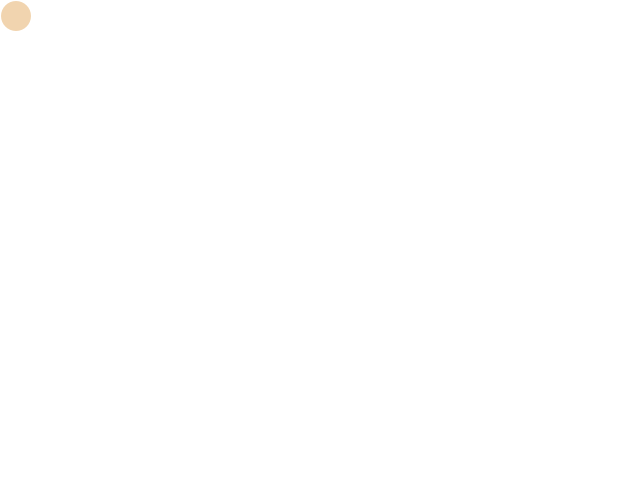
Frame 1 (no input)
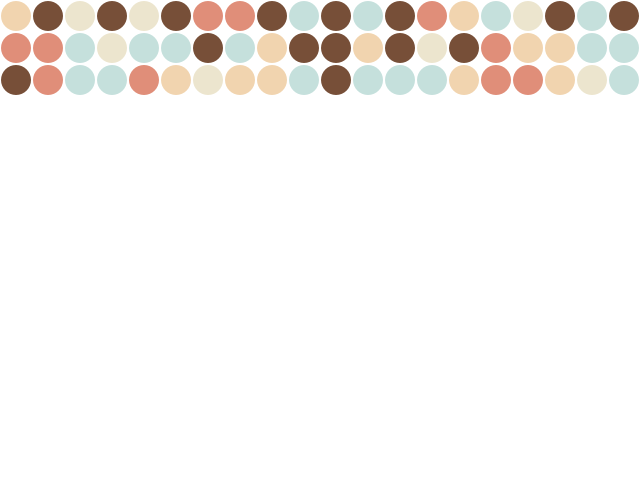
Frame 60 (the mouse pressed at the canvas centre just before this capture)
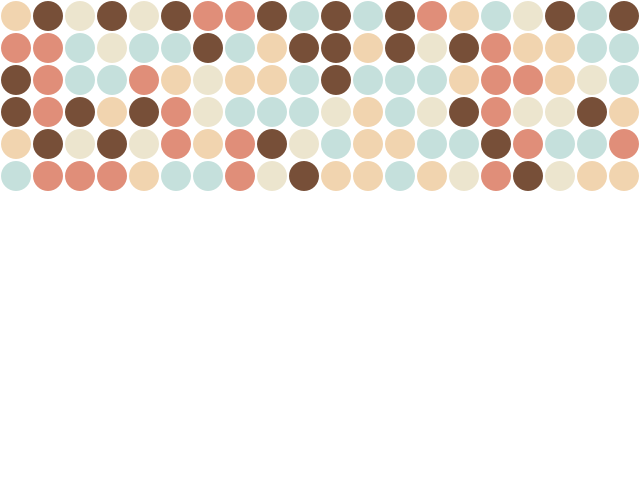
Frame 120 (the mouse held since frame 60 and released just before this capture)

The Processing sketch that drew these frames (run headless with seeded random() and noise(); from frame 60 on, the mouse is pressed at the canvas centre):

// Processing sketch: LSI12_CirculosArray
// ── LSI12_CirculosArray.pde
/* __   ________  ___  ___ _______
  / /  / __/  _/ |_  |/ _ <  / __/
 / /___\ \_/ /  / __// // / /__ \
/____/___/___/ /____/\___/_/____/

Aula de 24/04/2015:
Desenha sucessivamente circulos de uma entre cinco cores aleatórias (bom exemplo, com um array). Comparem com o LSI11.
Por Eduardo Morais / FBAUP - www.eduardomorais.pt/fbaup/
*/

/*
Declarações de variáveis:
*/
int px = 1; // posição do 'cursor'
int py = 1;
color[] cor; // declaramos um array (uma 'lista') de variaveis tipo color.

/*
Função setup():
Executada automaticamente no início do programa:
*/
void setup() {
  size(640, 480);
  background(255);
  noStroke();
  ellipseMode(CORNER);

  // temos que dizer quantos elementos terá o array antes de o preenchermos.
  // escreve-se assim:
  cor = new color[5];

  // vamos dar cor aos cinco elementos do nosso array
  // usamos uma paleta retirada do site ColourLovers
  cor[0] = color(#C5E0DC);
  cor[1] = color(#774F38);
  cor[2] = color(#E08E79);
  cor[3] = color(#F1D4AF);
  cor[4] = color(#ECE5CE);
  // MUITO IMPORTANTE!
  // os computadores contam do zero. cinco elementos = elementos de 0 a 4.
}


/*
Função draw():
Executada repetidamente a cada 'frame'/fotograma de animação.
*/
void draw() {
  // numero inteiro à sorte entre 0 e 4:
  int s = floor(random(0, 5));
  // a função floor arredonda sempre para baixo (ex. 4.9999 passa a 4)

  // basta-nos dizer que queremos que o enchimento seja com o elemento s do array cor.
  // já não precisamos de 5, 10, 50, 200 IFs!
  fill(cor[s]);

  // desenha o circulo:
  ellipse(px, py, 30, 30);

  // avança o 'cursor' 32 pixels para a direita:
  px = px + 32;
  // mas se chegou ao fim da 'linha', avança 32 pixels para baixo e volta para a esquerda:
  if (px > width) {
    px = 1;
    py = py + 32;
  }

  // limpa a imagem se o 'cursor' chegou ao fundo do ecrã:
  if (py > height) {
    py = 1;
    background(255);
  }

} // fim da função draw()
